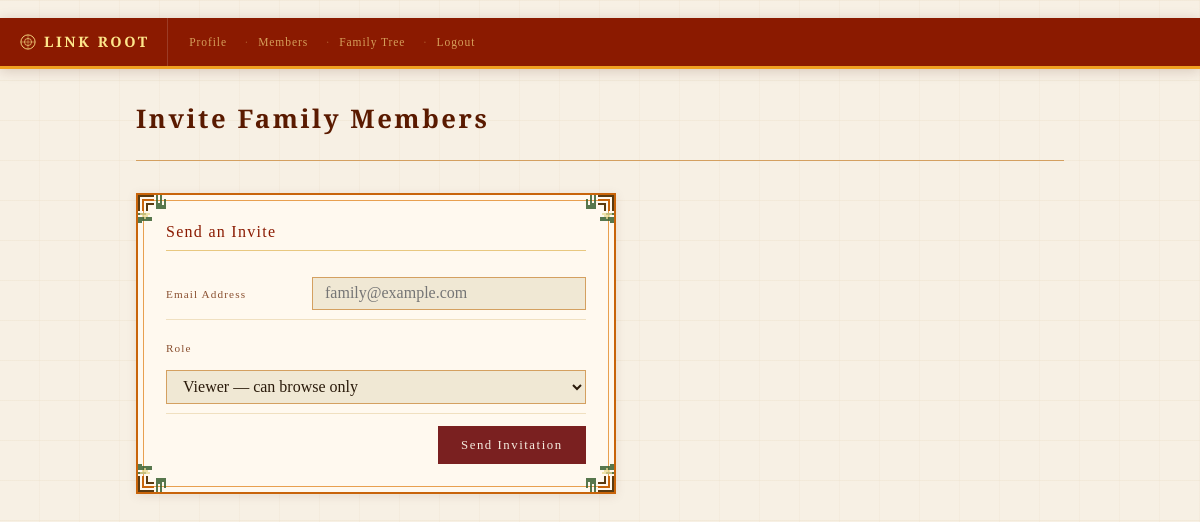
The page /accounts/invite/ (signed in) on the database as committed earlier.
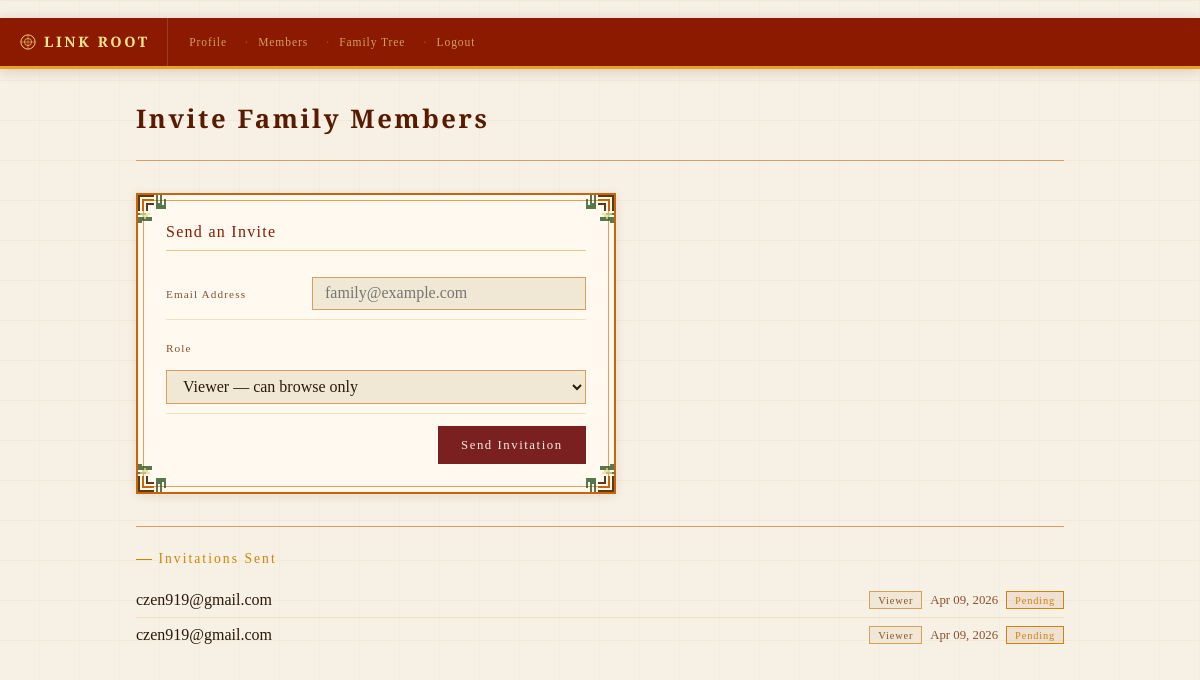
The same page on the database as committed later.
### accounts/models.py (models this page shows, shortened)
class Invite(models.Model):
    invited_by   = models.ForeignKey(User, on_delete=models.CASCADE, related_name='invites_sent')
    email        = models.EmailField()
    token        = models.UUIDField(default=uuid.uuid4, unique=True, editable=False)
    accepted     = models.BooleanField(default=False)
    created_at   = models.DateTimeField(auto_now_add=True)
    family_group = models.ForeignKey(FamilyGroup, on_delete=models.SET_NULL, null=True, blank=True, related_name='invites')
    role         = models.CharField(max_length=10, choices=FamilyMembership.ROLE_CHOICES, default='viewer')

### accounts/views.py (the view, shortened to what this page needs)
# urls.py: path('invite/', views.invite_send, name='invite_send'),
@login_required
def invite_send(request):
    sent = False
    invites = Invite.objects.filter(invited_by=request.user).order_by('-created_at')
    return render(request, 'accounts/invite_send.html', {'sent': sent, 'invites': invites})

### accounts/templates/accounts/invite_send.html (shortened to what this page needs)
{% extends 'accounts/base.html' %}
{% block content %}
<div class="main">
  <div class="page-header">
    <div class="page-title">Invite Family Members</div>
  </div>
  <div class="card-rug" style="max-width:480px; margin-bottom:2rem;">
    <div class="card-title">Send an Invite</div>
    <form method="post" style="display:flex; flex-direction:column; gap:0.75rem;">
      <div class="detail-row">
        <span class="detail-label">Email Address</span>
        <input type="email" name="email" required placeholder="family@example.com"
          style="flex:1; background:var(--surface2); border:1px solid var(--border); color:var(--text); padding:0.4rem 0.75rem; font-family:'Crimson Text',serif; font-size:1rem; outline:none;">
      </div>
      <div class="detail-row">
        <span class="detail-label">Role</span>
        <select name="role"
          style="flex:1; background:var(--surface2); border:1px solid var(--border); color:var(--text); padding:0.4rem 0.75rem; font-family:'Crimson Text',serif; font-size:1rem; outline:none;">
          <option value="viewer">Viewer — can browse only</option>
        </select>
      </div>
      <div style="text-align:right;">
        <button type="submit" class="btn" style="background:#7A2020; color:#f5ede0; border-color:#7A2020;">Send Invitation</button>
      </div>
    </form>
  </div>
  {% if invites %}
  <div class="section">
    <div class="section-title">Invitations Sent</div>
    <ul class="member-list">
      {% for invite in invites %}
      <li style="display:flex; justify-content:space-between; align-items:center; flex-wrap:wrap; gap:0.5rem;">
        <span style="display:flex; flex-direction:column; gap:0.2rem;">
          <span class="text-link">{{ invite.email }}</span>
        </span>
        <span style="display:flex; gap:0.5rem; align-items:center;">
          {% if invite.role == 'admin' %}
            <span style="font-family:'Cinzel',serif; font-size:0.65rem; letter-spacing:0.08em; padding:0.15rem 0.5rem; background:rgba(139,26,0,0.07); border:1px solid var(--gold-dim); color:var(--gold-dim);">Admin</span>
          {% else %}
            <span style="font-family:'Cinzel',serif; font-size:0.65rem; letter-spacing:0.08em; padding:0.15rem 0.5rem; background:var(--surface2); border:1px solid var(--border); color:var(--text-dim);">Viewer</span>
          {% endif %}
          <span style="font-size:0.8rem; color:var(--text-dim);">{{ invite.created_at|date:"M d, Y" }}</span>
          {% if invite.accepted %}
            <span style="font-family:'Cinzel',serif; font-size:0.65rem; letter-spacing:0.08em; padding:0.15rem 0.5rem; background:rgba(0,120,60,0.08); border:1px solid #4a8a60; color:#4a8a60;">Accepted</span>
          {% else %}
            <span style="font-family:'Cinzel',serif; font-size:0.65rem; letter-spacing:0.08em; padding:0.15rem 0.5rem; background:rgba(139,26,0,0.07); border:1px solid var(--gold-dim); color:var(--gold-dim);">Pending</span>
          {% endif %}
        </span>
      </li>
      {% endfor %}
    </ul>
  </div>
  {% endif %}
</div>
{% endblock %}

### accounts/templates/accounts/base.html (shortened to what this page needs)
﻿<!DOCTYPE html>
<html>
<head>
</head>
<body>
<nav>
  <a href="{% url 'home' %}" class="nav-brand">
    LINK ROOT
  </a>
  {% if user.is_authenticated %}
    <a href="{% url 'profile' %}"     {% if request.resolver_match.url_name == 'profile' %}class="active"{% endif %}>Profile</a>
    <a href="{% url 'family_list' %}" {% if request.resolver_match.url_name == 'family_list' %}class="active"{% endif %}>Members</a>
    <a href="{% url 'visual_tree' %}" {% if request.resolver_match.url_name == 'visual_tree' %}class="active"{% endif %}>Family Tree</a>
    <a href="{% url 'logout' %}">Logout</a>
  {% else %}
    <a href="{% url 'login' %}">Login</a>
    <a href="{% url 'register' %}">Register</a>
  {% endif %}
</nav>
{% block content %}{% endblock %}
</body>
</html>

### accounts/templates/accounts/base.html (style rules this page uses)
:root { --bg: #f7f0e4; --surface: #fff9ef; --surface2: #f0e8d4; --border: #d4a060; --gold: #8B1a00; --gold-light: #5a1a00; --gold-dim: #c8860a; --text: #2a1a0a; --text-dim: #8a5030; --male: #ddeaf8; --male-border: #3a7abf; --female: #f8ddf0; --female-border:#bf3a8a; --error: #bf3a3a; }
* { box-sizing: border-box; margin: 0; padding: 0; }
body { background: var(--bg); color: var(--text); font-family: 'Crimson Text', Georgia, serif; min-height: 100vh; }
body::before { content: ''; position: fixed; inset: 0; background-image: repeating-linear-gradient(0deg, transparent, transparent 39px, rgba(180,140,60,0.06) 39px, rgba(180,140,60,0.06) 40px), repeating-linear-gradient(90deg, transparent, transparent 39px, rgba(180,140,60,0.04) 39px, rgba(180,140,60,0.04) 40px); pointer-events: none; z-index: 0; }
nav { position: relative; z-index: 100; background: #8B1a00; border-bottom: 3px solid #f0a020; padding: 0 1.25rem; display: flex; align-items: stretch; flex-wrap: nowrap; overflow-x: auto; -webkit-overflow-scrolling: touch; scrollbar-width: none; box-shadow: 0 2px 12px rgba(80,20,0,0.18); }
.nav-brand { font-family: 'Cinzel', serif; font-size: 0.9rem; font-weight: 700; color: #fde68a; letter-spacing: 0.18em; padding: 0.9rem 1.1rem 0.9rem 0; border-right: 1px solid rgba(255,255,255,0.15); margin-right: 0.75rem; text-decoration: none; white-space: nowrap; flex-shrink: 0; display: flex; align-items: center; gap: 0.5rem; }
nav a:not(.nav-brand) { color: rgba(253,230,138,0.65); text-decoration: none; font-size: 0.72rem; letter-spacing: 0.08em; padding: 0 0.55rem; transition: color 0.2s; font-family: 'Cinzel', serif; white-space: nowrap; flex-shrink: 0; display: flex; align-items: center; }
nav a:not(.nav-brand) + a:not(.nav-brand)::before { content: '·'; color: rgba(253,230,138,0.3); margin-right: 0.55rem; }
.main { position: relative; z-index: 1; max-width: 960px; margin: 0 auto; padding: 2rem 1rem; }
.page-header { margin-bottom: 2rem; padding-bottom: 1.5rem; border-bottom: 1px solid var(--border); }
.page-title { font-family: 'Cinzel', serif; font-size: clamp(1.2rem, 5vw, 1.6rem); font-weight: 600; color: var(--gold-light); letter-spacing: 0.1em; }
.card-title { font-family: 'Cinzel', serif; font-size: 1rem; color: var(--gold); letter-spacing: 0.08em; margin-bottom: 1rem; padding-bottom: 0.6rem; border-bottom: 1px solid #e8c880; }
.card-rug { background: var(--surface); border: 2px solid #c8640a; padding: 1.75rem; margin-bottom: 1.25rem; position: relative; box-shadow: 0 2px 10px rgba(100,50,0,0.10); overflow: hidden; }
.card-rug::before { content: ''; position: absolute; inset: 5px; border: 1px solid #e8a050; pointer-events: none; z-index: 0; }
.card-rug .card-title { font-family: 'Cinzel', serif; font-size: 1rem; color: var(--gold); letter-spacing: 0.08em; margin-bottom: 1rem; padding-bottom: 0.6rem; border-bottom: 1px solid #e8c880; position: relative; z-index: 2; }
.card-rug .detail-row, .card-rug .detail-label, .card-rug .detail-value, .card-rug a.text-link { position: relative; z-index: 2; }
.section { margin-top: 2rem; padding-top: 1.5rem; border-top: 1px solid var(--border); }
.section-title { font-family: 'Cinzel', serif; font-size: 0.85rem; letter-spacing: 0.15em; color: var(--gold-dim); margin-bottom: 1rem; display: flex; align-items: center; gap: 0.4rem; }
.section-title::before { content: ''; display: inline-block; width: 16px; height: 1px; background: var(--gold-dim); }
.detail-row { display: flex; gap: 1rem; padding: 0.6rem 0; border-bottom: 1px solid #f0e0c0; align-items: baseline; flex-wrap: wrap; }
.detail-label { font-family: 'Cinzel', serif; font-size: 0.7rem; letter-spacing: 0.1em; color: var(--text-dim); min-width: 130px; flex-shrink: 0; }
.member-list { list-style: none; }
.member-list li { padding: 0.5rem 0; border-bottom: 1px solid #f0e0c0; color: #2a1a0a; }
.member-list li:last-child { border-bottom: none; }
.btn { background: transparent; border: 1px solid var(--gold-dim); color: var(--gold); padding: 0.65rem 1.4rem; font-family: 'Cinzel', serif; font-size: 0.8rem; letter-spacing: 0.12em; cursor: pointer; transition: all 0.2s; text-decoration: none; display: inline-block; }

Rows that differ between the two databases and show on the page:
added Invite: email "czen919@gmail.com", role "Viewer", created_at "Apr 09, 2026", accepted "Pending"
added Invite: email "czen919@gmail.com", role "Viewer", created_at "Apr 09, 2026", accepted "Pending"
Other text that changed with them:
text now shown: "Invitations Sent"
